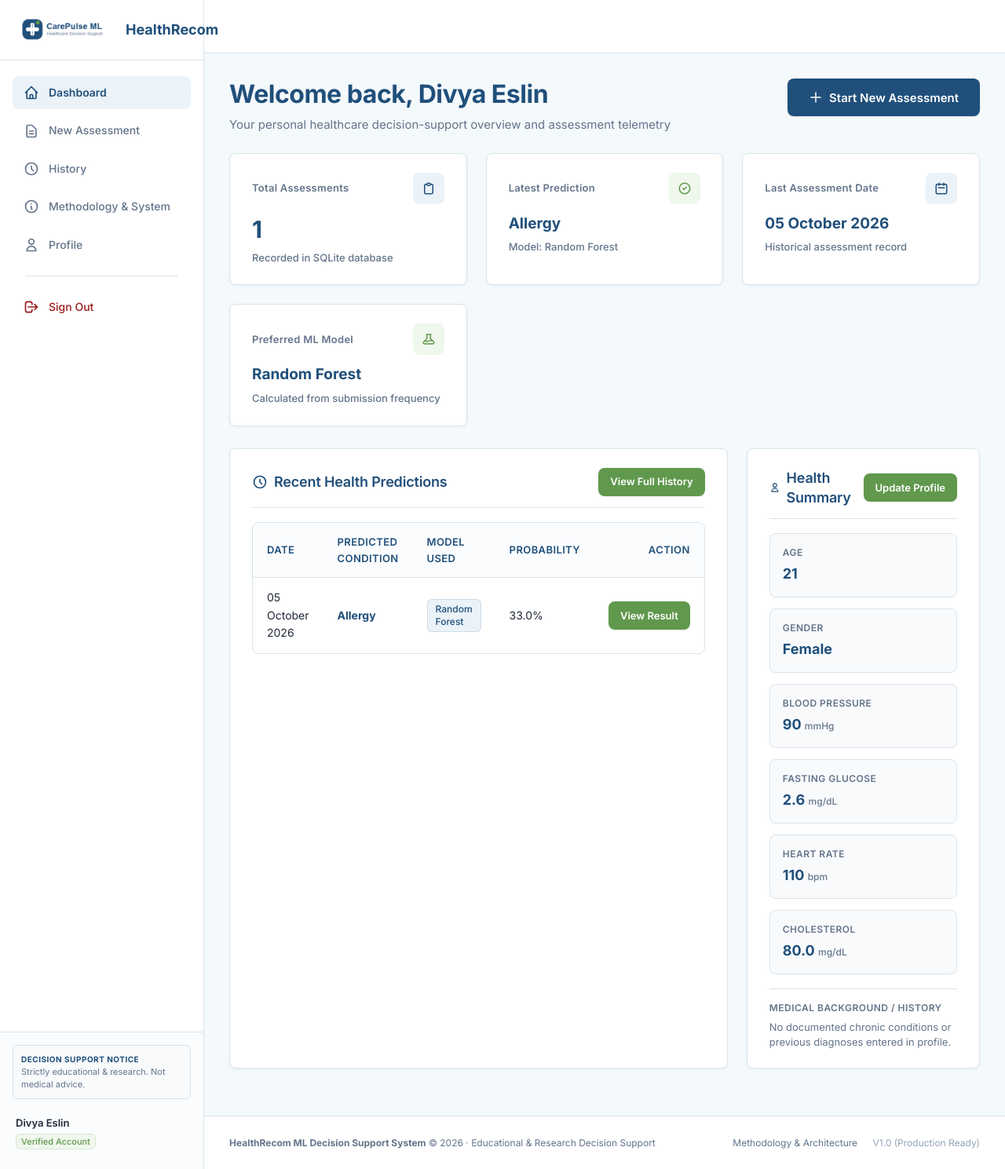
/dashboard (signed in), run on the app's committed database.
### tables this page shows
CREATE TABLE users (
            id INTEGER PRIMARY KEY AUTOINCREMENT,
            name TEXT NOT NULL,
            email TEXT UNIQUE NOT NULL,
            password_hash TEXT NOT NULL,
            role TEXT DEFAULT 'user',
            age INTEGER,
            gender TEXT,
            created_at DATETIME DEFAULT CURRENT_TIMESTAMP,
            updated_at DATETIME DEFAULT CURRENT_TIMESTAMP
        );

CREATE TABLE predictions (
            id INTEGER PRIMARY KEY AUTOINCREMENT,
            user_id INTEGER NOT NULL,
            age INTEGER,
            gender TEXT,
            symptoms TEXT,
            blood_pressure TEXT,
            glucose REAL,
            heart_rate INTEGER,
            cholesterol REAL,
            medical_history TEXT,
            model_used TEXT NOT NULL,
            predicted_disease TEXT NOT NULL,
            prediction_probability REAL,
            prediction_date DATETIME DEFAULT CURRENT_TIMESTAMP,
            FOREIGN KEY (user_id) REFERENCES users (id) ON DELETE CASCADE
        );

CREATE TABLE health_profiles (
            id INTEGER PRIMARY KEY AUTOINCREMENT,
            user_id INTEGER NOT NULL UNIQUE,
            age INTEGER,
            gender TEXT,
            blood_pressure TEXT,
            glucose REAL,
            heart_rate INTEGER,
            cholesterol REAL,
            medical_history TEXT,
            updated_at DATETIME DEFAULT CURRENT_TIMESTAMP,
            FOREIGN KEY (user_id) REFERENCES users (id) ON DELETE CASCADE
        );

### app/routes/dashboard.py (the view)
@dashboard_bp.route('/dashboard')
@auth_required
def dashboard():
    db_path = current_app.config['DATABASE_PATH']
    user_id = g.user['id']
    stats = get_user_dashboard_stats(db_path, user_id)
    health_profile = get_health_profile(db_path, user_id)
    recent_predictions = get_user_predictions(db_path, user_id, limit=5)
    recent_activities = get_user_activity(db_path, user_id, limit=5)
    is_new_user = (stats['total_predictions'] == 0)
    return render_template(
        'dashboard.html',
        user=g.user,
        stats=stats,
        health_profile=health_profile,
        recent_predictions=recent_predictions,
        recent_activities=recent_activities,
        is_new_user=is_new_user,
        disclaimer=current_app.config['DISCLAIMER']
    )

### templates/dashboard.html (shortened to what this page needs)
{% extends "base.html" %}
{% block extra_css %}
<link rel="stylesheet" href="{{ url_for('static', filename='css/dashboard.css') }}">
{% endblock %}
{% block content %}
<div class="page-header">
  <div>
    <h1 class="page-title">Welcome back, {{ user.name }}</h1>
    <p class="page-subtitle">Your personal healthcare decision-support overview and assessment telemetry</p>
  </div>
  <a href="{{ url_for('prediction.assessment') }}" class="btn btn-primary btn-lg">
    <svg style="width: 18px; height: 18px;" fill="none" stroke="currentColor" viewBox="0 0 24 24"><path stroke-linecap="round" stroke-linejoin="round" stroke-width="2" d="M12 4v16m8-8H4"/></svg>
    Start New Assessment
  </a>
</div>
<div class="dashboard-grid-stats">
  <div class="stat-card">
    <div class="stat-header">
      <span>Total Assessments</span>
      <div class="stat-icon">
        <svg style="width: 18px; height: 18px;" fill="none" stroke="currentColor" viewBox="0 0 24 24"><path stroke-linecap="round" stroke-linejoin="round" stroke-width="2" d="M9 5H7a2 2 0 00-2 2v12a2 2 0 002 2h10a2 2 0 002-2V7a2 2 0 00-2-2h-2M9 5a2 2 0 002 2h2a2 2 0 002-2M9 5a2 2 0 012-2h2a2 2 0 012 2"/></svg>
      </div>
    </div>
    <div class="stat-value">{{ stats.total_predictions }}</div>
    <div class="stat-subtext">Recorded in SQLite database</div>
  </div>
  <div class="stat-card">
    <div class="stat-header">
      <span>Latest Prediction</span>
      <div class="stat-icon green">
        <svg style="width: 18px; height: 18px;" fill="none" stroke="currentColor" viewBox="0 0 24 24"><path stroke-linecap="round" stroke-linejoin="round" stroke-width="2" d="M9 12l2 2 4-4m6 2a9 9 0 11-18 0 9 9 0 0118 0z"/></svg>
      </div>
    </div>
    <div class="stat-value" style="font-size: 19px; white-space: nowrap; overflow: hidden; text-overflow: ellipsis;" title="{{ stats.latest_prediction.predicted_disease if stats.latest_prediction else 'No assessments yet' }}">
      {% if stats.latest_prediction %}
        {{ stats.latest_prediction.predicted_disease }}
      {% else %}
        None Yet
      {% endif %}
    </div>
    <div class="stat-subtext">
      {% if stats.latest_prediction %}
        Model: {{ stats.latest_prediction.model_used }}
      {% else %}
        Awaiting first submission
      {% endif %}
    </div>
  </div>
  <div class="stat-card">
    <div class="stat-header">
      <span>Last Assessment Date</span>
      <div class="stat-icon">
        <svg style="width: 18px; height: 18px;" fill="none" stroke="currentColor" viewBox="0 0 24 24"><path stroke-linecap="round" stroke-linejoin="round" stroke-width="2" d="M8 7V3m8 4V3m-9 8h10M5 21h14a2 2 0 002-2V7a2 2 0 00-2-2H5a2 2 0 00-2 2v12a2 2 0 002 2z"/></svg>
      </div>
    </div>
    <div class="stat-value" style="font-size: 19px;">
      {% if stats.last_assessment_date %}
        {{ stats.last_assessment_date | format_date }}
      {% else %}
        No assessments
      {% endif %}
    </div>
    <div class="stat-subtext">Historical assessment record</div>
  </div>
  <div class="stat-card">
    <div class="stat-header">
      <span>Preferred ML Model</span>
      <div class="stat-icon green">
      </div>
    </div>
    <div class="stat-value" style="font-size: 19px;">
      {{ stats.most_used_model }}
    </div>
    <div class="stat-subtext">Calculated from submission frequency</div>
  </div>
</div>
<div class="dashboard-two-column">
  <div class="card">
    <div class="card-header">
      <h2 class="card-title">
        <svg style="width: 20px; height: 20px;" fill="none" stroke="currentColor" viewBox="0 0 24 24"><path stroke-linecap="round" stroke-linejoin="round" stroke-width="2" d="M12 8v4l3 3m6-3a9 9 0 11-18 0 9 9 0 0118 0z"/></svg>
        Recent Health Predictions
      </h2>
      {% if recent_predictions %}
        <a href="{{ url_for('prediction.history') }}" class="btn btn-secondary btn-sm">View Full History</a>
      {% endif %}
    </div>
    {% if recent_predictions %}
      <div class="table-responsive">
        <table class="data-table">
          <thead>
            <tr>
              <th>Date</th>
              <th>Predicted Condition</th>
              <th>Model Used</th>
              <th>Probability</th>
              <th style="text-align: right;">Action</th>
            </tr>
          </thead>
          <tbody>
            {% for pred in recent_predictions %}
              <tr>
                <td>{{ pred.prediction_date | format_date }}</td>
                <td>
                  <strong style="color: var(--primary);">{{ pred.predicted_disease }}</strong>
                </td>
                <td>
                  <span class="badge badge-primary">{{ pred.model_used }}</span>
                </td>
                <td>
                  {% if pred.prediction_probability is not none %}
                    {{ (pred.prediction_probability * 100) | round(1) }}%
                  {% else %}
                    <span style="color: var(--text-muted); font-size: 12px;">Not available</span>
                  {% endif %}
                </td>
                <td style="text-align: right;">
                  <a href="{{ url_for('prediction.result', prediction_id=pred.id) }}" class="btn btn-secondary btn-sm">
                    View Result
                  </a>
                </td>
              </tr>
            {% endfor %}
          </tbody>
        </table>
      </div>
    {% endif %}
  </div>
  <div class="card">
    <div class="card-header">
      <h2 class="card-title">
        <svg style="width: 20px; height: 20px;" fill="none" stroke="currentColor" viewBox="0 0 24 24"><path stroke-linecap="round" stroke-linejoin="round" stroke-width="2" d="M16 7a4 4 0 11-8 0 4 4 0 018 0zM12 14a7 7 0 00-7 7h14a7 7 0 00-7-7z"/></svg>
        Health Summary
      </h2>
      <a href="{{ url_for('recommendation.profile') }}" class="btn btn-secondary btn-sm">Update Profile</a>
    </div>
    <div class="vitals-grid">
      <div class="vital-item">
        <div class="vital-label">Age</div>
        <div class="vital-value">{{ health_profile.age if health_profile and health_profile.age else (user.age or 'Not set') }}</div>
      </div>
      <div class="vital-item">
        <div class="vital-label">Gender</div>
        <div class="vital-value">{{ health_profile.gender if health_profile and health_profile.gender else (user.gender or 'Not set') }}</div>
      </div>
      <div class="vital-item">
        <div class="vital-label">Blood Pressure</div>
        <div class="vital-value">
          {{ health_profile.blood_pressure if health_profile and health_profile.blood_pressure else 'Not set' }}
          {% if health_profile and health_profile.blood_pressure %}<span class="vital-unit">mmHg</span>{% endif %}
        </div>
      </div>
      <div class="vital-item">
        <div class="vital-label">Fasting Glucose</div>
        <div class="vital-value">
          {{ health_profile.glucose if health_profile and health_profile.glucose else 'Not set' }}
          {% if health_profile and health_profile.glucose %}<span class="vital-unit">mg/dL</span>{% endif %}
        </div>
      </div>
      <div class="vital-item">
        <div class="vital-label">Heart Rate</div>
        <div class="vital-value">
          {{ health_profile.heart_rate if health_profile and health_profile.heart_rate else 'Not set' }}
          {% if health_profile and health_profile.heart_rate %}<span class="vital-unit">bpm</span>{% endif %}
        </div>
      </div>
      <div class="vital-item">
        <div class="vital-label">Cholesterol</div>
        <div class="vital-value">
          {{ health_profile.cholesterol if health_profile and health_profile.cholesterol else 'Not set' }}
          {% if health_profile and health_profile.cholesterol %}<span class="vital-unit">mg/dL</span>{% endif %}
        </div>
      </div>
    </div>
    <div style="margin-top: 18px; padding-top: 14px; border-top: 1px solid var(--border);">
      <div class="vital-label" style="margin-bottom: 6px;">Medical Background / History</div>
      <p style="font-size: 13px; color: var(--text-muted); line-height: 1.4;">
        {{ health_profile.medical_history if health_profile and health_profile.medical_history else 'No documented chronic conditions or previous diagnoses entered in profile.' }}
      </p>
    </div>
  </div>
</div>
{% endblock %}

### templates/base.html (shortened to what this page needs)
<!DOCTYPE html>
<html lang="en">
<head>
  <link rel="stylesheet" href="{{ url_for('static', filename='css/main.css') }}">
  <link rel="stylesheet" href="{{ url_for('static', filename='css/base.css') }}">
  {% block extra_css %}{% endblock %}
</head>
<body>
  {% if current_user or session.get('user_id') %}
  <div class="app-shell">
    <aside class="app-sidebar" id="appSidebar">
      <div class="sidebar-header">
        <a href="{{ url_for('dashboard.view_dashboard') }}" style="display: flex; align-items: center; gap: 10px; text-decoration: none;">
          <img src="{{ url_for('static', filename='images/logo.png') }}" alt="HealthRecom Logo" class="sidebar-logo">
          <span style="font-size: 18px; font-weight: 700; color: var(--primary);">HealthRecom</span>
        </a>
      </div>
      <nav class="sidebar-nav">
        <a href="{{ url_for('dashboard.view_dashboard') }}" class="nav-item {% if request.endpoint in ['dashboard.dashboard', 'dashboard.view_dashboard'] %}active{% endif %}">
          <svg style="width: 20px; height: 20px;" fill="none" stroke="currentColor" viewBox="0 0 24 24"><path stroke-linecap="round" stroke-linejoin="round" stroke-width="2" d="M3 12l2-2m0 0l7-7 7 7M5 10v10a1 1 0 001 1h3m10-11l2 2m-2-2v10a1 1 0 01-1 1h-3m-6 0a1 1 0 001-1v-4a1 1 0 011-1h2a1 1 0 011 1v4a1 1 0 001 1m-6 0h6"/></svg>
          Dashboard
        </a>
        <a href="{{ url_for('prediction.assessment') }}" class="nav-item {% if request.endpoint == 'prediction.assessment' %}active{% endif %}">
          <svg style="width: 20px; height: 20px;" fill="none" stroke="currentColor" viewBox="0 0 24 24"><path stroke-linecap="round" stroke-linejoin="round" stroke-width="2" d="M9 12h6m-6 4h6m2 5H7a2 2 0 01-2-2V5a2 2 0 012-2h5.586a1 1 0 01.707.293l5.414 5.414a1 1 0 01.293.707V19a2 2 0 01-2 2z"/></svg>
          New Assessment
        </a>
        <a href="{{ url_for('prediction.history') }}" class="nav-item {% if request.endpoint == 'prediction.history' %}active{% endif %}">
          <svg style="width: 20px; height: 20px;" fill="none" stroke="currentColor" viewBox="0 0 24 24"><path stroke-linecap="round" stroke-linejoin="round" stroke-width="2" d="M12 8v4l3 3m6-3a9 9 0 11-18 0 9 9 0 0118 0z"/></svg>
          History
        </a>
        <a href="{{ url_for('dashboard.about') }}" class="nav-item {% if request.endpoint in ['dashboard.about', 'recommendation.about'] %}active{% endif %}">
          <svg style="width: 20px; height: 20px;" fill="none" stroke="currentColor" viewBox="0 0 24 24"><path stroke-linecap="round" stroke-linejoin="round" stroke-width="2" d="M13 16h-1v-4h-1m1-4h.01M21 12a9 9 0 11-18 0 9 9 0 0118 0z"/></svg>
          Methodology & System
        </a>
        <a href="{{ url_for('recommendation.profile') }}" class="nav-item {% if request.endpoint == 'recommendation.profile' %}active{% endif %}">
          <svg style="width: 20px; height: 20px;" fill="none" stroke="currentColor" viewBox="0 0 24 24"><path stroke-linecap="round" stroke-linejoin="round" stroke-width="2" d="M16 7a4 4 0 11-8 0 4 4 0 018 0zM12 14a7 7 0 00-7 7h14a7 7 0 00-7-7z"/></svg>
          Profile
        </a>
        <div class="nav-divider" style="margin: 12px 16px; width: auto; height: 1px; background: var(--border-color);"></div>
        <a href="{{ url_for('auth.logout') }}" class="nav-item logout-link" style="color: #991B1B;">
          <svg style="width: 20px; height: 20px;" fill="none" stroke="currentColor" viewBox="0 0 24 24"><path stroke-linecap="round" stroke-linejoin="round" stroke-width="2" d="M17 16l4-4m0 0l-4-4m4 4H7m6 4v1a3 3 0 01-3 3H6a3 3 0 01-3-3V7a3 3 0 013-3h4a3 3 0 013 3v1"/></svg>
          Sign Out
        </a>
      </nav>
      <div class="sidebar-footer">
        <div class="disclaimer-card" style="font-size: 11px; padding: 10px; background: #F8FAFC; border: 1px solid var(--border-color); border-radius: 6px;">
          <strong style="display: block; color: var(--primary); margin-bottom: 2px;">Decision Support Notice</strong>
          Strictly educational & research. Not medical advice.
        </div>
        {% if current_user %}
        <div class="user-mini-profile" style="display: flex; align-items: center; justify-content: space-between; margin-top: 12px;">
          <div style="min-width: 0;">
            <div class="user-info-text" style="font-weight: 600; font-size: 13px; color: var(--text-main);">{{ current_user.name }}</div>
            <span class="badge badge-secondary" style="font-size: 11px; padding: 2px 6px;">Verified Account</span>
          </div>
        </div>
        {% endif %}
      </div>
    </aside>
    <div class="app-main-wrapper">
      <header class="app-header">
      </header>
      <main class="app-content">
        {% block content %}{% endblock %}
      </main>
      <footer class="app-footer">
        <div>
          <strong>HealthRecom ML Decision Support System</strong> &copy; {{ current_year }} &middot; Educational & Research Decision Support
        </div>
        <div>
          <a href="{{ url_for('dashboard.about') }}" style="color: var(--text-secondary); margin-right: 16px;">Methodology & Architecture</a>
          <span style="color: var(--text-light);">V1.0 (Production Ready)</span>
        </div>
      </footer>
    </div>
  </div>
  {% endif %}
</body>
</html>

### data on the page
users: name "Divya Eslin"
predictions: latest_prediction.predicted_disease "Allergy", latest_prediction.model_used "Random Forest", last_assessment_date "05 October 2026", most_used_model "Random Forest", prediction_date "05 October 2026", predicted_disease "Allergy", model_used "Random Forest", (pred.prediction_probability*100)|round(1) "33.0"
health_profiles: age "21", gender "Female", blood_pressure "90", glucose "2.6", heart_rate "110", cholesterol "80.0"

### other printed values
{{ stats.total_predictions }} "1"
